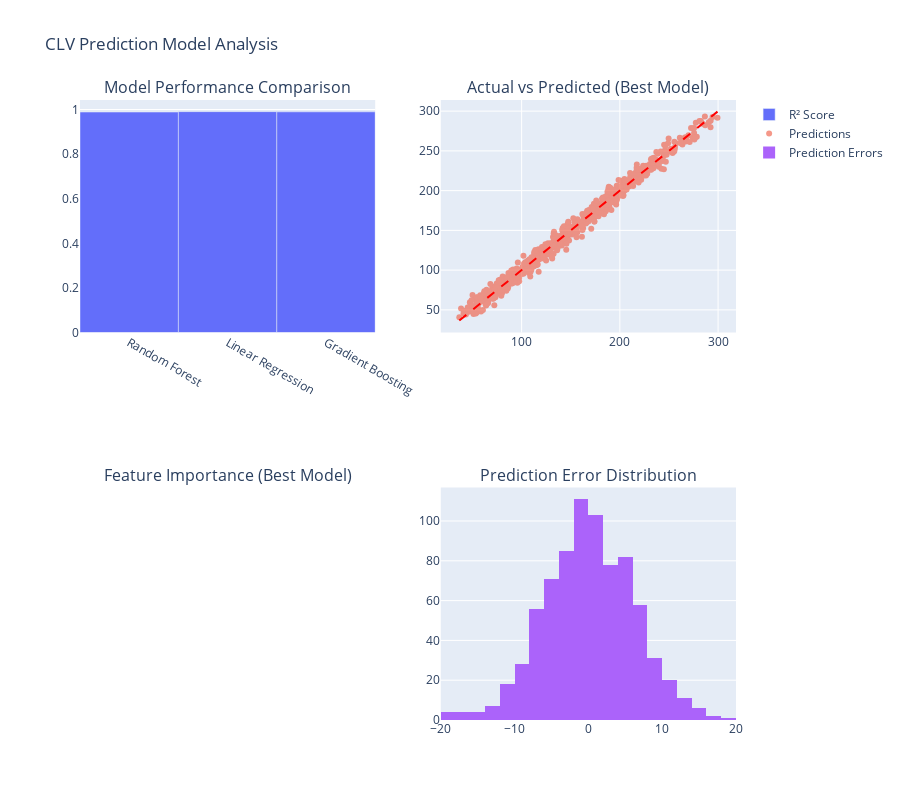

Write notebook code for a chart like this one.
### Code cell
# Visualize CLV model results
def visualize_clv_results(results, y_test):
    """Visualize CLV prediction results"""
    
    fig = make_subplots(
        rows=2, cols=2,
        subplot_titles=['Model Performance Comparison', 'Actual vs Predicted (Best Model)', 
                       'Feature Importance (Best Model)', 'Prediction Error Distribution']
    )
    
    # Model performance comparison
    model_names = list(results.keys())
    r2_scores = [results[name]['r2'] for name in model_names]
    rmse_scores = [results[name]['rmse'] for name in model_names]
    
    fig.add_trace(
        go.Bar(x=model_names, y=r2_scores, name='R² Score'),
        row=1, col=1
    )
    
    # Actual vs Predicted scatter plot
    best_predictions = results[best_clv_model_name]['predictions']
    
    fig.add_trace(
        go.Scatter(x=y_test, y=best_predictions, mode='markers', name='Predictions',
                  opacity=0.6),
        row=1, col=2
    )
    
    # Perfect prediction line
    min_val = min(y_test.min(), best_predictions.min())
    max_val = max(y_test.max(), best_predictions.max())
    fig.add_trace(
        go.Scatter(x=[min_val, max_val], y=[min_val, max_val], mode='lines',
                  line=dict(dash='dash', color='red'), name='Perfect Prediction',
                  showlegend=False),
        row=1, col=2
    )
    
    # Feature importance
    best_model = results[best_clv_model_name]['model']
    if hasattr(best_model, 'feature_importances_'):
        feature_imp = pd.DataFrame({
            'feature': clv_features,
            'importance': best_model.feature_importances_
        }).sort_values('importance', ascending=True).tail(10)
        
        fig.add_trace(
            go.Bar(x=feature_imp['importance'], y=feature_imp['feature'], 
                   orientation='h', name='Importance'),
            row=2, col=1
        )
    
    # Prediction error distribution
    errors = best_predictions - y_test
    
    fig.add_trace(
        go.Histogram(x=errors, name='Prediction Errors', nbinsx=30),
        row=2, col=2
    )
    
    fig.update_layout(height=800, title_text="CLV Prediction Model Analysis")
    fig.show()

# Visualize results
visualize_clv_results(clv_model_results, y_clv_test)

# Print detailed metrics for all models
print(f"\n📊 DETAILED CLV MODEL COMPARISON:")
print("=" * 70)
comparison_df = pd.DataFrame({
    'Model': list(clv_model_results.keys()),
    'R² Score': [clv_model_results[name]['r2'] for name in clv_model_results.keys()],
    'RMSE': [clv_model_results[name]['rmse'] for name in clv_model_results.keys()],
    'MAE': [clv_model_results[name]['mae'] for name in clv_model_results.keys()],
    'CV R² Mean': [clv_model_results[name]['cv_mean'] for name in clv_model_results.keys()],
    'CV R² Std': [clv_model_results[name]['cv_std'] for name in clv_model_results.keys()]
})
display(comparison_df.round(3))

### Figure 1 — Plotly figure (JSON) as saved in the notebook; plotly's stock layout.template omitted (floating-point values rounded to 4 significant figures; data arrays with more than 128 entries replaced by an {"elided": "..."} marker saying what was removed)
{"data": [{"name": "R² Score", "type": "bar", "x": ["Random Forest", "Linear Regression", "Gradient Boosting"], "xaxis": "x", "y": [0.9886, 0.9905, 0.9896], "yaxis": "y"}, {"mode": "markers", "name": "Predictions", "opacity": 0.6, "type": "scatter", "x": {"elided": "780 float values"}, "xaxis": "x2", "y": {"elided": "780 float values"}, "yaxis": "y2"}, {"line": {"color": "red", "dash": "dash"}, "mode": "lines", "name": "Perfect Prediction", "showlegend": false, "type": "scatter", "x": [36.56, 299.4], "xaxis": "x2", "y": [36.56, 299.4], "yaxis": "y2"}, {"name": "Prediction Errors", "nbinsx": 30, "type": "histogram", "x": {"elided": "780 float values"}, "xaxis": "x4", "yaxis": "y4"}], "layout": {"annotations": [{"font": {"size": 16}, "showarrow": false, "text": "Model Performance Comparison", "x": 0.225, "xanchor": "center", "xref": "paper", "y": 1, "yanchor": "bottom", "yref": "paper"}, {"font": {"size": 16}, "showarrow": false, "text": "Actual vs Predicted (Best Model)", "x": 0.775, "xanchor": "center", "xref": "paper", "y": 1, "yanchor": "bottom", "yref": "paper"}, {"font": {"size": 16}, "showarrow": false, "text": "Feature Importance (Best Model)", "x": 0.225, "xanchor": "center", "xref": "paper", "y": 0.375, "yanchor": "bottom", "yref": "paper"}, {"font": {"size": 16}, "showarrow": false, "text": "Prediction Error Distribution", "x": 0.775, "xanchor": "center", "xref": "paper", "y": 0.375, "yanchor": "bottom", "yref": "paper"}], "height": 800, "title": {"text": "CLV Prediction Model Analysis"}, "xaxis": {"anchor": "y", "domain": [0, 0.45]}, "xaxis2": {"anchor": "y2", "domain": [0.55, 1]}, "xaxis3": {"anchor": "y3", "domain": [0, 0.45]}, "xaxis4": {"anchor": "y4", "domain": [0.55, 1]}, "yaxis": {"anchor": "x", "domain": [0.625, 1]}, "yaxis2": {"anchor": "x2", "domain": [0.625, 1]}, "yaxis3": {"anchor": "x3", "domain": [0, 0.375]}, "yaxis4": {"anchor": "x4", "domain": [0, 0.375]}}}
